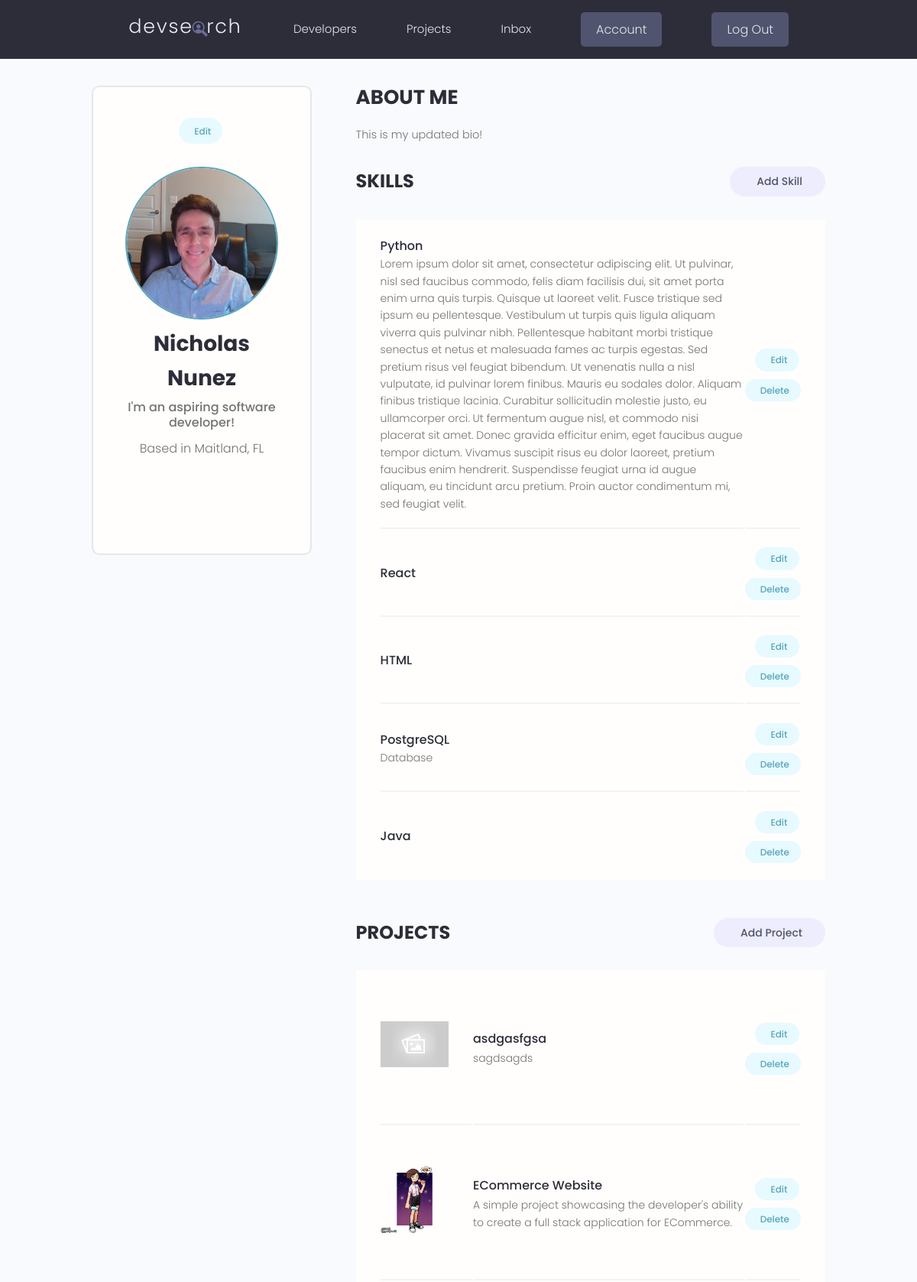
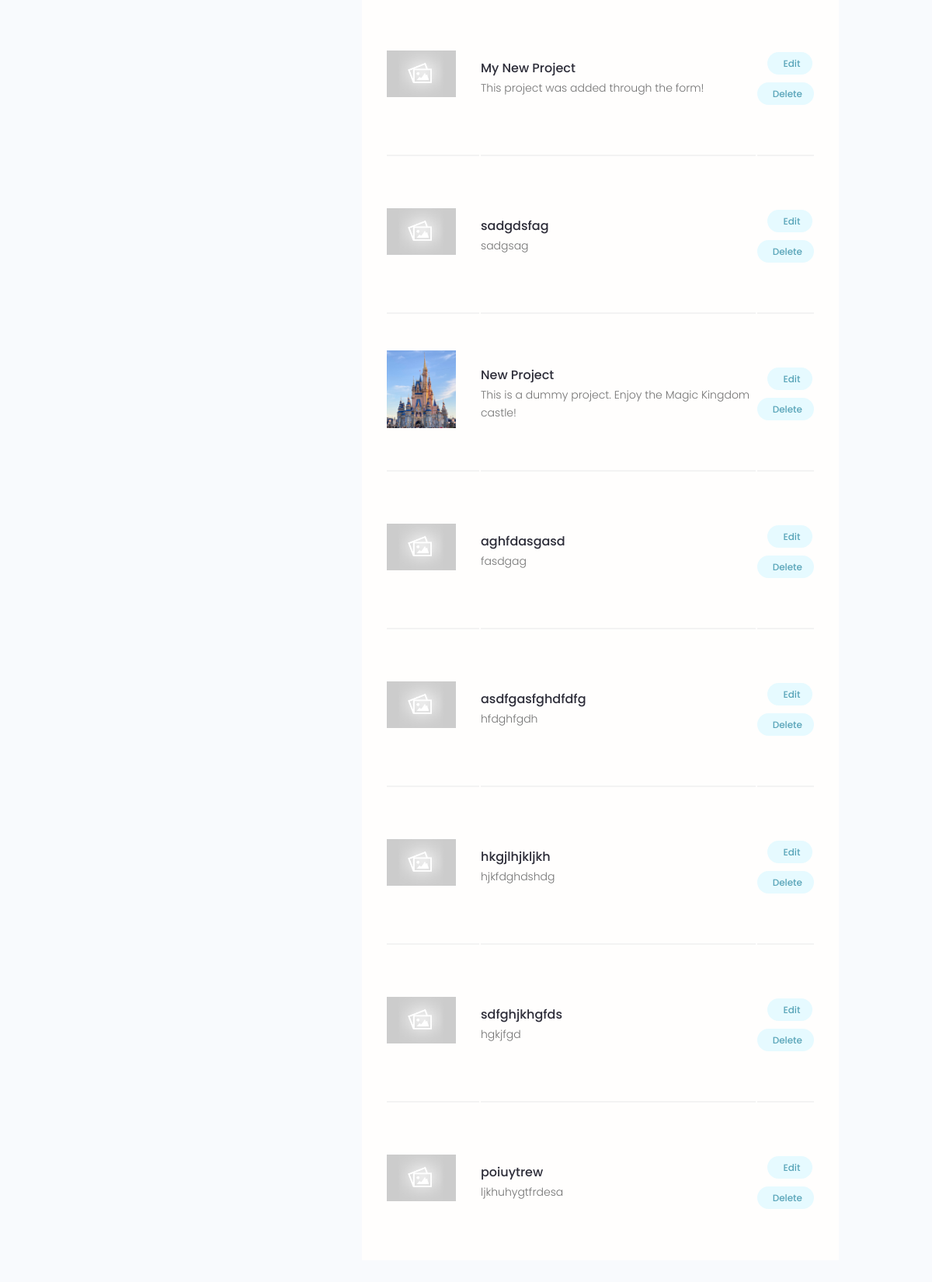
The app's page /account/ (signed in) with its own data (2 pictures, top to bottom).
### users/models.py (models this page shows, shortened)
class Profile(models.Model):
    user = models.OneToOneField(User, on_delete=models.CASCADE, null=True, blank=True)
    name = models.CharField(max_length=200, null=True, blank=True)
    email = models.EmailField(max_length=500, null=True, blank=True)
    username = models.CharField(max_length=200, null=True, blank=True)
    location = models.CharField(max_length=200, null=True, blank=True)
    short_intro = models.CharField(max_length=500, null=True, blank=True)
    bio = models.TextField(null=True, blank=True)
    profile_image = models.ImageField(null=True, blank=True, upload_to='profiles/', default='profiles/user-default.png')
    social_github = models.CharField(max_length=200, null=True, blank=True)
    social_twitter = models.CharField(max_length=200, null=True, blank=True)
    social_stackoverflow = models.CharField(max_length=200, null=True, blank=True)
    social_linkedin = models.CharField(max_length=200, null=True, blank=True)
    social_youtube = models.CharField(max_length=200, null=True, blank=True)
    social_website = models.CharField(max_length=200, null=True, blank=True)
    created = models.DateTimeField(auto_now_add=True)
    id = models.UUIDField(default=uuid.uuid4, unique=True, primary_key=True, editable=False)

class Skill(models.Model):
    owner = models.ForeignKey(Profile, on_delete=models.CASCADE, null=True, blank=True)
    name = models.CharField(max_length=200, null=True, blank=True)
    description = models.TextField(null=True, blank=True)
    created = models.DateTimeField(auto_now_add=True)
    id = models.UUIDField(default=uuid.uuid4, unique=True, primary_key=True, editable=False)

### projects/models.py (models this page shows, shortened)
class Project(models.Model):
    owner = models.ForeignKey(Profile, null=True, blank=True, on_delete=models.SET_NULL)
    title = models.CharField(max_length=200)
    description = models.TextField(null=True, blank=True)
    featured_image = models.ImageField(null=True, blank=True, default="default.jpg")
    demo_link = models.CharField(max_length=2000, null=True, blank=True)
    source_link = models.CharField(max_length=2000, null=True, blank=True)
    tags = models.ManyToManyField('Tag', blank=True)
    vote_total = models.IntegerField(default=0, null=True, blank=True)
    vote_ratio = models.IntegerField(default=0, null=True, blank=True)
    created = models.DateTimeField(auto_now_add=True)
    id = models.UUIDField(default=uuid.uuid4, unique=True, primary_key=True, editable=False)
    class Meta:
        ordering = ['-vote_ratio', '-vote_total'] # Sort by ratio. If ratio is the same, the one with the higher total takes precedent

### users/views.py (the view)
# urls.py: path('account/', views.userAccount, name="account"),
@login_required(login_url='login')
def userAccount(request):
    profile = request.user.profile
    skills = profile.skill_set.all() # This excludes the skills that don't have a description
    projects = profile.project_set.all()
    context = {'profile':profile, 'skills':skills, 'projects':projects}
    return render(request, 'users/account.html', context)

### users/templates/users/account.html (shortened to what this page needs)
{% extends 'main.html' %}
{% block content %}
  <main class="settingsPage profile my-md">
    <div class="container">
      <div class="layout">
        <div class="column column--1of3">
          <div class="card text-center">
            <div class="card__body dev">
              <a class="tag tag--pill tag--main settings__btn" href="{% url 'edit-account' %}"> Edit</a>
              <img class="avatar avatar--xl dev__avatar" src="{{ profile.profile_image.url }}" />
              <h2 class="dev__name">{{ profile.name }}</h2>
              <p class="dev__title">{{ profile.short_intro }}</p>
              <p class="dev__location">Based in {{ profile.location }}</p>
              <ul class="dev__social">
              </ul>
            </div>
          </div>
        </div>
        <div class="column column--2of3">
          <div class="devInfo">
            <h3 class="devInfo__title">About Me</h3>
            <p class="devInfo__about">
              {{ profile.bio }}
            </p>
          </div>
          <div class="settings">
            <h3 class="settings__title">Skills</h3>
            <a class="tag tag--pill tag--sub settings__btn tag--lg" href="{% url 'create-skill' %}"> Add Skill</a>
          </div>
          <table class="settings__table">
            {% for skill in skills %}
              <tr>
                <td class="settings__tableInfo">
                  <h4>{{ skill.name }}</h4>
                  <p>
                    {{ skill.description }}
                  </p>
                </td>
                <td class="settings__tableActions">
                  <a class="tag tag--pill tag--main settings__btn" href="{% url 'update-skill' skill.id %}">Edit</a>
                  <a class="tag tag--pill tag--main settings__btn" href="{% url 'delete-skill' skill.id %}?next=/account">
                    Delete</a>
                </td>
              </tr>
            {% endfor %}
          </table>
          <div class="settings">
            <h3 class="settings__title">Projects</h3>
            <a class="tag tag--pill tag--sub settings__btn tag--lg" href="{% url 'create-project' %}"> Add Project</a>
          </div>
          <table class="settings__table">
            {% for project in projects %}
            <tr>
              <td class="settings__thumbnail">
                <a href="{% url 'project' project.id %}"><img src="{{ project.featured_image.url }}" alt="Project Thumbnail" /></a>
              </td>
              <td class="settings__tableInfo">
                <a href="{% url 'project' project.id %}">{{ project.title }}</a>
                <p>
                  {{ project.description|slice:"150" }}
                </p>
              </td>
              <td class="settings__tableActions">
                <a class="tag tag--pill tag--main settings__btn" href="{% url 'update-project' project.id %}"> Edit</a>
                <a class="tag tag--pill tag--main settings__btn" href="{% url 'delete-project' project.id %}?next=/account">
                  Delete</a>
              </td>
            </tr>
            {% endfor %}
          </table>
        </div>
      </div>
    </div>
  </main>
{% endblock content %}

### static/styles/app.css (style rules this page uses)
:root { --color-sub: #2d2d39; }
.card { border: 2px solid var(--color-light); }
img { width: 100%; }
.profile .card > .dev { padding: 4rem; }
.dev__avatar { display: block; margin: auto; }
.dev__name { color: var(--color-sub); font-size: 2.8rem; font-weight: 700; margin-top: 1rem; margin-bottom: 0.5rem; }
.dev__title { font-size: 1.6rem; font-weight: 500; line-height: 1.3; }
.dev__location { margin-top: 1rem; }
.dev__social { margin: 3rem 0; list-style: none; display: flex; justify-content: center; gap: 1.5rem; }
.devInfo { margin-bottom: 3rem; }
.devInfo__title, .devInfo__subtitle { font-size: 2.6rem; color: var(--color-sub); text-transform: uppercase; font-weight: 700; margin-bottom: 1.5rem; }
.devInfo__about, .devSkill__info { font-size: 1.45rem; line-height: 1.7; text-align: justify; }
.settingsPage .dev > .settings__btn { display: inline-block; margin-bottom: 3rem; }
.settings { display: flex; justify-content: space-between; align-items: center; }
.settings__title { font-size: 2.4rem; text-transform: uppercase; font-weight: 700; color: var(--color-sub); }
.settings__table { margin-top: 3rem; margin-bottom: 5rem; padding: 0 3rem; background: var(--color-white); }
.settings__table tr { width: 100%; }
.settings__table tr > td { padding: 2rem 0; }
.settings__table tr:not(:last-child) td { border-bottom: 2px solid var(--color-white-light); }
.settings__thumbnail { width: 23%; min-width: 10rem; }
.settings__thumbnail img { padding-right: 3rem; height: 15rem; object-fit: contain; }
.settings__tableInfo { width: 100%; }
.settings__tableInfo h4, .settings__tableInfo a { padding-right: 1rem; width: auto; font-size: 1.6rem; font-weight: 500; color: var(--color-sub); }
.settings__tableInfo p { font-size: 1.4rem; }
.settings__tableActions { text-align: right; }

### static/uikit/styles/modules/_variables.css (style rules this page uses)
:root { --color-main: #5aa5b9; --color-main-light: #e6faff; --color-sub: #3f4156; --color-sub-light: #51546e; --color-sub-lighter: #ededfd; --color-text: #737373; --color-gray: #8b8b8b; --color-light: #e5e7eb; --color-light-gray: #767676; --color-bg: #f8fafd; --color-white: #fffefd; --color-white-light: #f3f3f3; --color-success: #359e64; --color-success-bg: #def8e8; --color-error: #fc4b0b; --color-error-bg: #fff2ee; --font-base: 'Poppins', arial, helvetica, 'Segoe UI', roboto, ubuntu, sans-serif; --font-monospace: 'Fira Code', 'Courier New', courier, monospace; --font-regular: 300; --font-medium: 500; --font-bold: 700; --generic-shadow: 1px 1px 5px #00000010; --generic-transition: all 0.3s ease-in-out; }

### static/uikit/styles/modules/_base.css (style rules this page uses)
* { margin: 0; padding: 0; box-sizing: border-box; text-rendering: optimizeLegibility; color: inherit; font-size: inherit; }
html { font-size: 50%; }
@media only screen and (min-width: 480px) { html { font-size: 56.25%; } }
@media only screen and (min-width: 1200px) { html { font-size: 62.5%; } }
body { line-height: 1.6; font-weight: 400; font-size: 1.5rem; color: var(--color-text); background-color: var(--color-bg); min-height: 100vh; }

### static/uikit/styles/modules/_typography.css (style rules this page uses)
* { font-family: var(--font-base); }
h2 { font-size: 3.6rem; font-weight: var(--font-bold); }
h3 { font-size: 3.2rem; font-weight: var(--font-medium); }
h4 { font-size: 2.8rem; font-weight: var(--font-medium); }
p, span, strong { font-size: 1.6rem; color: var(--color-text); font-weight: var(--font-regular); }
a { padding-bottom: 2px; text-decoration: none; display: inline-block; color: var(--color-main); font-weight: var(--font-medium); }

### static/uikit/styles/modules/_utilities.css (style rules this page uses)
.container { width: 92%; max-width: 165rem; margin: 0 auto; box-sizing: border-box; }
@media screen and (min-width: 1000px) { .container { width: 90%; } }
@media screen and (min-width: 1200px) { .container { width: 80%; } }
.text-center { text-align: center; }
.my-md { margin: 3rem auto; }

### static/uikit/styles/modules/_avatar.css (style rules this page uses)
.avatar { border-radius: 50%; border: 2px solid var(--color-main); object-fit: cover; }
.avatar--xl { height: 20rem; width: 20rem; }

### static/uikit/styles/modules/_card.css (style rules this page uses)
.card { border-radius: 1rem; background-color: var(--color-white); border: 1.5px solid var(--color-light); width: auto; height: auto; margin-top: 0.5rem; margin-bottom: 0.5rem; overflow: hidden; }
.card__body, .card__header { padding: 2rem 2.5rem; }

### static/uikit/styles/modules/_layout.css (style rules this page uses)
.layout { display: flex; flex-flow: row wrap; justify-content: space-between; }
.layout > .column { margin-bottom: 3rem; }
.layout > .column.column--1of3 { flex-basis: 30%; }
.layout > .column.column--2of3 { flex-basis: 64%; }

### records on screen
Profile: profile_image (picture), name "Nicholas Nunez", short_intro "I'm an aspiring software developer!", location "Maitland, FL", bio "This is my updated bio!"
Skill: name "Python", description "Lorem ipsum dolor sit amet, consectetur adipiscing elit. Ut pulvinar, nisl sed faucibus commodo, felis diam facilisis dui, sit amet porta enim urna quis turpis. Quisque ut laoreet velit. Fusce tristique sed ipsum eu pellentesque. Vestibulum ut turpis quis ligula aliquam viverra quis pulvinar nibh. Pellentesque habitant morbi tristique senectus et netus et malesuada fames ac turpis egestas. Sed pretium risus vel feugiat bibendum. Ut venenatis nulla a nisl vulputate, id pulvinar lorem finibus. Mauris eu sodales dolor. Aliquam finibus tristique lacinia. Curabitur sollicitudin molestie justo, eu ullamcorper orci. Ut fermentum augue nisl, et commodo nisi placerat sit amet. Donec gravida…"
Skill: name "React"
Skill: name "HTML"
Skill: name "PostgreSQL", description "Database"
Skill: name "Java"
Project: featured_image (placeholder picture), title "asdgasfgsa", description "sagdsagds"
Project: featured_image (picture), title "ECommerce Website", description "A simple project showcasing the developer's ability to create a full stack application for ECommerce."
Project: featured_image (placeholder picture), title "My New Project", description "This project was added through the form!"
Project: featured_image (placeholder picture), title "sadgdsfag", description "sadgsag"
Project: featured_image (picture), title "New Project", description "This is a dummy project. Enjoy the Magic Kingdom castle!"
Project: featured_image (placeholder picture), title "aghfdasgasd", description "fasdgag"
Project: featured_image (placeholder picture), title "asdfgasfghdfdfg", description "hfdghfgdh"
Project: featured_image (placeholder picture), title "hkgjlhjkljkh", description "hjkfdghdshdg"
Project: featured_image (placeholder picture), title "sdfghjkhgfds", description "hgkjfgd"
Project: featured_image (placeholder picture), title "poiuytrew", description "ljkhuhygtfrdesa"
